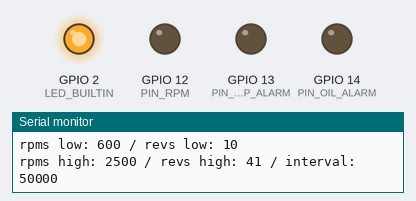
Bench run of a sketch on a simulated ESP8266 (NodeMCU). Shown: output pins drawn as LEDs (lit = HIGH, except the on-board LED, lit = LOW), the last lines printed to the serial monitor.

Above: at 1.4 s.
At 4.3 s:
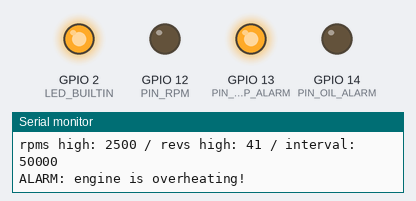
At 10.3 s:
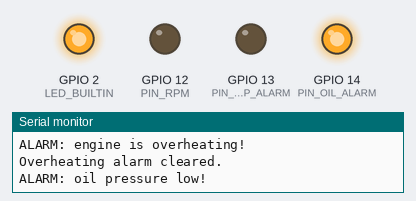
At 16.3 s:
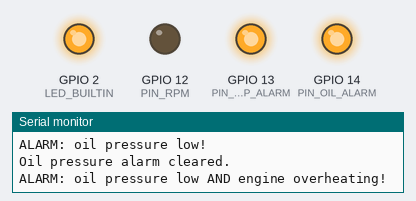
Timing chart, 0 to 22.7 s (numbered marks = the images above):
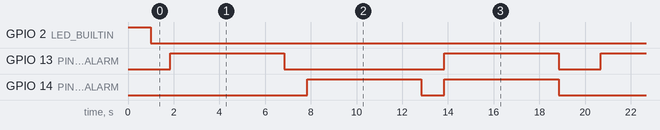

Measured:
- by itself, GPIO 13 (PIN_TEMP_ALARM): repeats every 18.8 s: LOW 7.0 s, HIGH 5.0 s, LOW 1.8 s, HIGH 5.0 s
- by itself, GPIO 14 (PIN_OIL_ALARM): repeats every 18.8 s: LOW 1.0 s, HIGH 5.0 s, LOW 7.8 s, HIGH 5.0 s
- by itself, everything shown: repeats every 18.8 s, in 6 steps

The sketch:

engine_simulator.ino
```cpp
/*
  Simulate engine sensors by setting PIN values.
  Note: if you need to set the pins, don't use digitalWrite, see: https://arduino.stackexchange.com/questions/44531/arduino-esp8266-direct-fast-control-of-the-digital-pins
  Tested on ESP8266 (Wemos D1 Mini V3: https://www.hobbyelectronica.nl/product/wemos-d1-mini-v2/)
  Instructions to setup serial driver and board in Arduino IDE: https://siytek.com/wemos-d1-mini-arduino-wifi/)
  Connect the pins defined below to the corresponsing pin on the Engine Hat board. Connect GND to GNS on the SH-ESP32.
  Toggle the tests (RPM and/or alarms) below to true to be included in the simulation.
*/

#define PIN_RPM 12 // D6 is Hz (*60 = rpm)
#define PIN_TEMP_ALARM 13 // D7 is overheating alarm
#define PIN_OIL_ALARM 14 // D5 is oil pressure alarm

int rpm_low = 600;
int rpm_high = 2500;
//float multiplier = 0.105; // the multiplier as set by the engine hat, counter it.
//int revs_low = rpm_low / 60 / multiplier / 2; // divided by 60 sec, and by 2 (because on and off in one cycle)
//int revs_high = rpm_high / 60 / multiplier / 2;
int revs_low = rpm_low / 60; // divided by 60 sec
int revs_high = rpm_high / 60;
int delayLow = 1000000 / revs_low / 2; // 1 miljoen microsecond in a second and divided by 2 for high and low signal
int delayHigh = 1000000 / revs_high / 2;
int counter = 0;
int timeTo2ndEvent = revs_low * 10; // The number of second to transition to a second event
int timeTo3rdEvent = revs_high * 20;

// Enable tests by setting them to true
bool testRPM = false;
bool testAlarms = true;

// the setup function runs once when you press reset or power the board
void setup() {
  Serial.begin(115200);
  // initialize digital pin LED_BUILTIN as an output.
  pinMode(LED_BUILTIN, OUTPUT);

  // Find pins on Wemos D1 mini: https://www.hobbyelectronica.nl/product/wemos-d1-mini-v2/
  //pinMode(16, OUTPUT); // D0
  pinMode(PIN_OIL_ALARM, OUTPUT);
  pinMode(PIN_TEMP_ALARM, OUTPUT);
  pinMode(PIN_RPM, OUTPUT);
  digitalWrite(LED_BUILTIN, HIGH);   // turn the LED on (HIGH is the voltage level)
  delay(1000);                       // wait for a second
  digitalWrite(LED_BUILTIN, LOW);
  Serial.print("rpms low: ");
  Serial.print(rpm_low);
  Serial.print(" / revs low: ");
  Serial.println(revs_low);
  Serial.print("rpms high: ");
  Serial.print(rpm_high);
  Serial.print(" / revs high: ");
  Serial.print(revs_high);
  Serial.print(" / interval: ");
  Serial.println(delayLow);

  analogWriteFreq(revs_low);
}

// the loop function runs over and over again forever
void loop() {
  // Test RPMs
  /* old on/off code by using digitalWrite, instead use PWM with analogWrite
    if (testRPM == true) {
    if (counter < timeTo2ndEvent) {
      digitalWrite(PIN_RPM, HIGH);
      delayMicroseconds(delayLow);
      digitalWrite(PIN_RPM, LOW);
      delayMicroseconds(delayLow);
    } else {
      digitalWrite(PIN_RPM, HIGH);
      delayMicroseconds(delayHigh);
      digitalWrite(PIN_RPM, LOW);
      delayMicroseconds(delayHigh);
    }
    } */
  if (testRPM == true) {
    if (counter == 0) {
      analogWriteFreq(revs_low);
    }
    if (counter == timeTo2ndEvent) {
      analogWriteFreq(revs_high);
    }
    analogWrite(PIN_RPM, 127); // PWN: write half duty (255/2=127) to PIN (=on/off)
  }

  counter++;
  if (testAlarms == true) {
    if (counter > timeTo3rdEvent) {
      // set alarms (engine rpm will drop)
      // Overheating
      Serial.println("ALARM: engine is overheating!");
      digitalWrite(PIN_TEMP_ALARM, HIGH);
      delay(5000);
      digitalWrite(PIN_TEMP_ALARM, LOW);
      Serial.println("Overheating alarm cleared.");
      delay(1000);
      Serial.println("ALARM: oil pressure low!");
      digitalWrite(PIN_OIL_ALARM, HIGH);
      delay(5000);
      digitalWrite(PIN_OIL_ALARM, LOW);
      Serial.println("Oil pressure alarm cleared.");
      delay(1000);
      Serial.println("ALARM: oil pressure low AND engine overheating!");
      digitalWrite(PIN_TEMP_ALARM, HIGH);
      digitalWrite(PIN_OIL_ALARM, HIGH);
      delay(5000);
      digitalWrite(PIN_TEMP_ALARM, LOW);
      digitalWrite(PIN_OIL_ALARM, LOW);
      Serial.println("Oil pressure alarm cleared.");
      delay(1000);
      counter = 0;
    }
  }
  delay (1);
}
```
